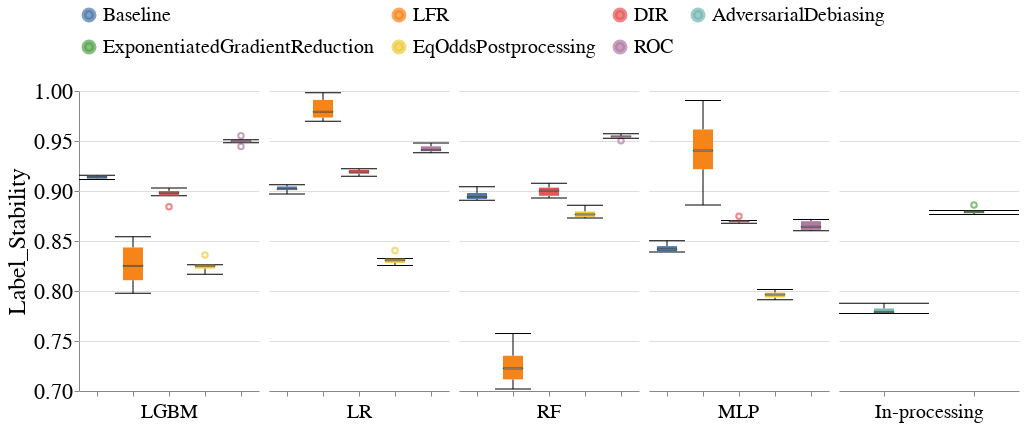

Notebook cell for this chart:
### Code cell
create_box_plot_for_diff_interventions(all_subgroup_metrics_df,
                                       dataset_name=DATASET_NAMES[0],
                                       metric_name='Label_Stability',
                                       vals_to_replace=vals_to_replace)

### Figure 1 — Vega-Lite specification as saved in the notebook (floating-point values rounded to 4 significant figures; data arrays with more than 128 entries replaced by an {"elided": "..."} marker saying what was removed)
{"config": {"view": {"continuousWidth": 400, "continuousHeight": 300, "stroke": null}, "axis": {"labelFontSize": 22, "labelFontWeight": "normal", "titleFontSize": 24, "titleFontWeight": "normal"}, "facet": {"spacing": 10}, "header": {"labelFontSize": 20, "labelOrient": "bottom", "labelPadding": 5, "titleFontSize": 20}, "legend": {"columns": 4, "direction": "horizontal", "labelFontSize": 20, "labelLimit": 400, "orient": "top", "symbolStrokeWidth": 5, "titleAnchor": "middle", "titleFontSize": 22, "titleLimit": 300}, "title": {"fontSize": 20}}, "data": {"name": "data-571b244502081c01d832a774066d1b17"}, "mark": {"type": "boxplot", "median": {"stroke": "black", "strokeWidth": 0.7}, "size": 20, "ticks": true}, "encoding": {"color": {"field": "Fairness_Intervention", "sort": ["Baseline", "LFR", "DIR", "AdversarialDebiasing", "ExponentiatedGradientReduction", "EqOddsPostprocessing", "ROC"], "title": null, "type": "nominal"}, "column": {"field": "Model_Name", "sort": ["LGBM", "LR", "RF", "MLP", "In-processing"], "title": null, "type": "nominal"}, "x": {"axis": {"labels": false}, "field": "Fairness_Intervention", "sort": ["Baseline", "LFR", "DIR", "AdversarialDebiasing", "ExponentiatedGradientReduction", "EqOddsPostprocessing", "ROC"], "title": null, "type": "nominal"}, "y": {"field": "Metric_Value", "scale": {"zero": false}, "title": "Label_Stability", "type": "quantitative"}}, "resolve": {"scale": {"x": "independent"}}, "width": 180, "$schema": "https://vega.github.io/schema/vega-lite/v4.17.0.json", "datasets": {"data-571b244502081c01d832a774066d1b17": {"elided": "132 records"}}}
